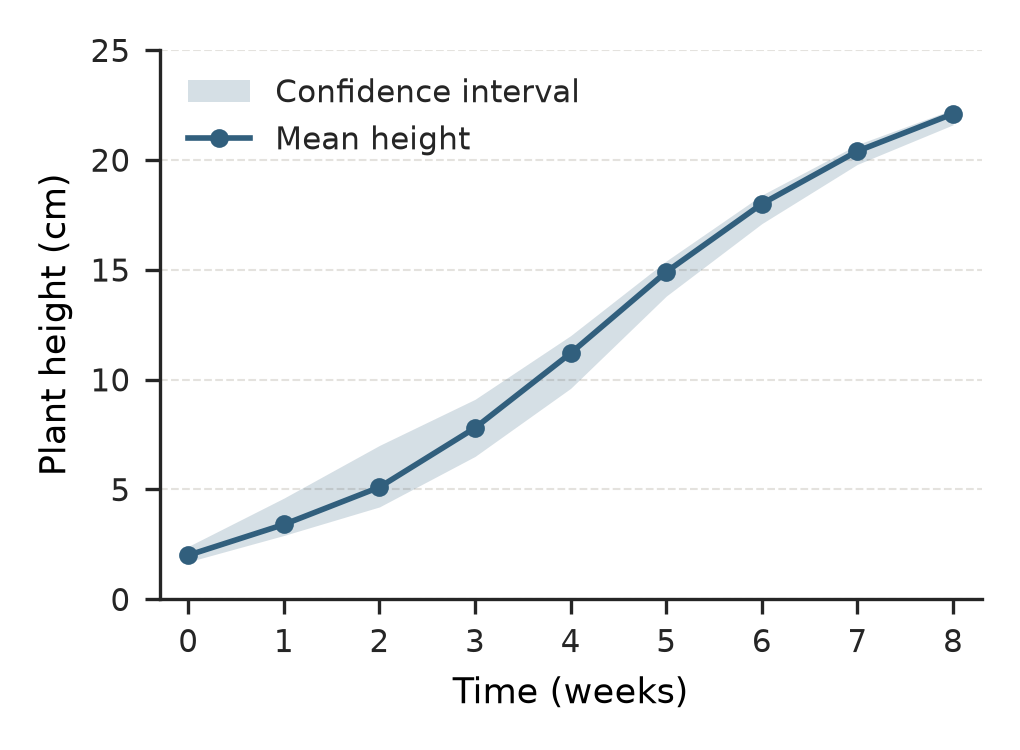

The Python source for this figure:
import matplotlib.pyplot as plt
import pandas as pd
from pathlib import Path

# Load data
data_path = Path(__file__).parent / 'data.csv'
df = pd.read_csv(data_path)

# Publication styling (Signal paper profile)
plt.rcParams.update({
    'font.family': 'sans-serif',
    'font.sans-serif': ['DejaVu Sans', 'Arial', 'Helvetica'],
    'font.size': 8.5,
    'axes.labelsize': 8.5,
    'axes.titlesize': 9.5,
    'xtick.labelsize': 7.5,
    'ytick.labelsize': 7.5,
    'legend.fontsize': 7.5,
    'figure.dpi': 300,
    'savefig.dpi': 300,
    'axes.spines.top': False,
    'axes.spines.right': False,
    'axes.edgecolor': '#252525',
    'axes.linewidth': 0.8,
    'xtick.color': '#252525',
    'ytick.color': '#252525',
    'text.color': '#252525',
})

# Create figure
fig, ax = plt.subplots(figsize=(3.4, 2.5))

# Colors
primary_color = '#315F7D'
band_color = '#315F7D'

# Plot confidence interval band
ax.fill_between(
    df['week'],
    df['ci_low'],
    df['ci_high'],
    color=band_color,
    alpha=0.2,
    linewidth=0,
    label='Confidence interval',
)

# Plot mean trajectory with points
ax.plot(
    df['week'],
    df['mean_height_cm'],
    color=primary_color,
    linewidth=1.35,
    marker='o',
    markersize=4.5,
    markerfacecolor=primary_color,
    markeredgecolor='none',
    label='Mean height',
)

# Configure axes
ax.set_xlabel('Time (weeks)')
ax.set_ylabel('Plant height (cm)')
ax.set_xticks(df['week'])
ax.set_xlim(-0.3, 8.3)
ax.set_ylim(0, 25)

# Add subtle horizontal grid for legibility in print
ax.yaxis.grid(True, linestyle='--', linewidth=0.5, color='#D9D7D0', alpha=0.7)
ax.set_axisbelow(True)

# Legend
ax.legend(frameon=False, loc='upper left')

# Layout and save
fig.tight_layout()
output_path = Path(__file__).parent / 'plot.png'
fig.savefig(output_path, dpi=300)
plt.close(fig)
